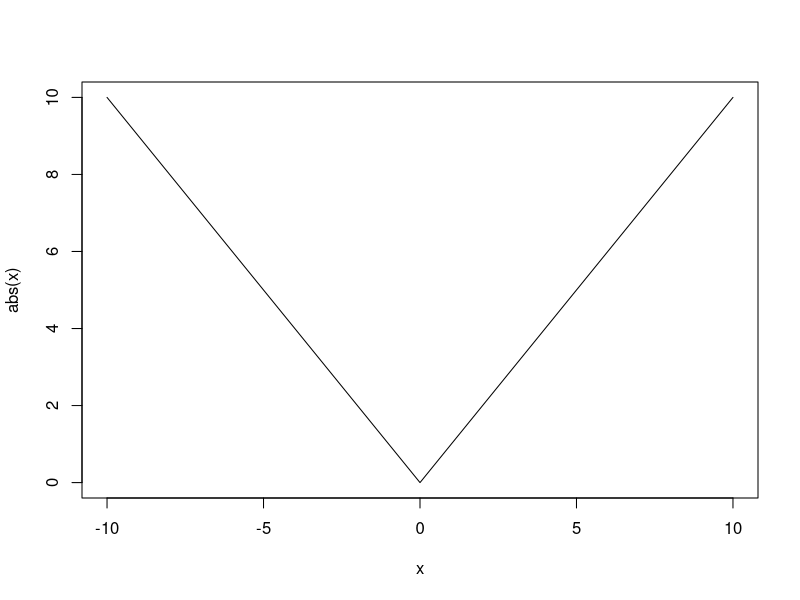
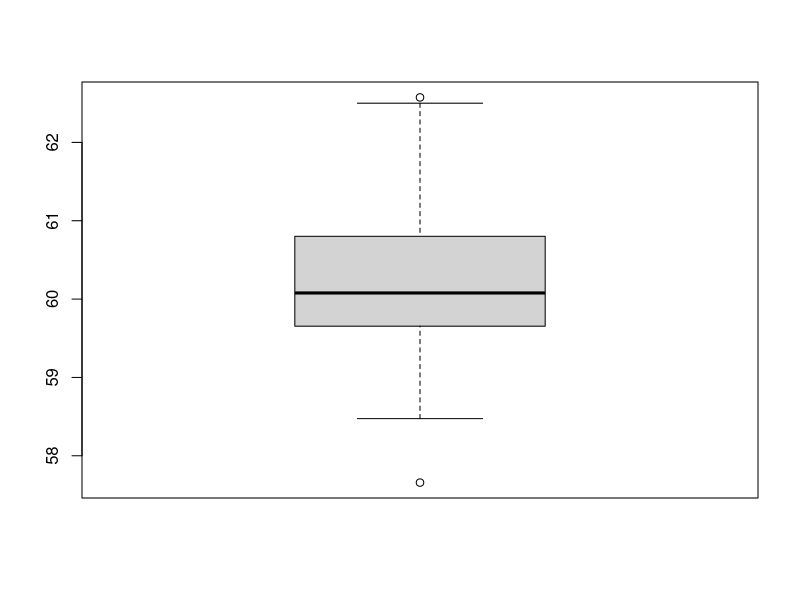

Reproduce these figures in R, in order.
#---------Question 2.3---------

#question 2.3.2
x_1=as.character(4)
x_2=as.character(38)

x_3.ch=paste(x_1,x_2,sep = "")#

x_3<-as.numeric(x_3.ch)

x_4.ch<-c(strsplit(x_3.ch,split = ""))

#---------Question 2.4----------

# 1
a<-c(1:20)

# 2
seq(1,40,3) # or seq(from=1,to=40,by=3)

# 3
seq(20,0,-2)

# 4
rep(1:5,times=5)

# 5
rep(1:5,each=3)

# 6
rep(c(1,-1),times=20)

# 7
rep(1:3,times=4:6)

# 8
rep(1:5,c(2,5,2,1,3))

# 9
2*a


#----------Question 2.5----------

x<-c(36,5,51,52,37,35,30,35,45,21,72,62,46,88,73,9,46,36,90,17,56,94,53,50,63)

length(x)
head(x,3)#first 3 values
tail(x,4)# last four values
x[(length(x)-3):length(x)]

# 1
length(x)

# 2
x[1]

# 3
x[c(1,25)]

# 4
x[c(1:3,22:25)]

# 5
x[c(2:4,6:25)]
x[c(-1,-5)]
x[-c(1,5)]

# 6 Observations which are greater than 45 and also their position in x
x[x>45]
which(x>45) # gives the position of the observations

# 7 Observation that are greater than equal to 40 and less than 80
x[x>=40 & x<80]

# 8 observations that are less than 10 or greater than 80
x[x<10 | x>80]

# 9 Observations that are not equal to 50
x[x!=50]

# 10 Observations that are equal to 35
x[x==35]
which(x==35) #positions

set.seed(seed = 234)
# 11 select a random sample of size 5 with replacement from the given observations. Also note the unit chosen.
n1=sample(1:25,5,replace = T);n1 # selection of units
x[n1]
match(x[n1],x) #matches the the vector with the sample and returns its positions

# 12 select a random sample of size 5 without replacement from the given observations
n2=sample(1:25,5,replace = F);n2
x[n2]

#-------Question 2.6--------

# 2.6.1 
X<-c(5,3,7,11,4,6,10,9,8,12)

# i)
y1<-(2*x^2-11*x+25);y1

# ii)
y2<-cos(x*pi/180);y2

# iii)
y3<-log(x)-3;y3

# iv)
y4<-log10(x);y4

# v)
y5<-exp(x+5);y5

#-------Q 2.6.2-------
curve(abs,xlim=c(-10,10))
#------Q 2.6.3--------
f_x<-expression(x*exp(2+3*x))
der_fx<- D(f_x,'x');der_fx
#-------Q 2.6.4-------

f1<-function(x){
  x^2
}
integrate(f1,0,1)

#Q Evaluate f(x)=C(n,x)*(p^x)*(1-p)^(n-x) for x=0,1,2,3,4 where n=0,1,2,3,4 and p=0.2
n=4
p=.2
q=1-p
b1<-function(x){
    choose(n,x)*(p^x)*(q^(n-x))
}
b1(0:4)
summation<-sum(b1(0:4));summation

#-------Q 2.7----
set.seed(300)
x<-rnorm(100,60)
Q1<-quantile(x,.25)
Q2<-quantile(x,.5)
Q3<-quantile(x,.75)
?quantile
#Q 1 Number of students and mean of x
len_x<-length(x);len_x
mean_x<-mean(x);mean_x
#Q 2 Median of x
med_x<-median(x);med_x
#Q 3 Minimum, Maximum and rage of x.
min_x<-min(x);min_x
max_x<-max(x);max_x
ran_x<-range(x);ran_x
#Q 4 Variance and standard deviation of x
var_x<-var(x);var_x
std_x<-sqrt(var_x);std_x
#Q 5 The three quartiles of x
qrt_x<-quantile(x,probs = c(.25,.5,.75));qrt_x
#Q 6 Quartile deviation and inter quartile deviation
qrtDev_x<-(quantile(x,.75)-quantile(x,.25))/2;qrtDev_x
int_qrtRng_x<-quantile(x,.75)-quantile(x,.25);int_qrtRng_x
#Q 7 the skewness of x based on the answer above
sk<-(Q1-2*Q2+Q3)/(Q3-Q1);sk
#Q 8 Box plot of x
boxplot(x)
#Q 9 Histogram of x. Add a fitted curve over the histogram

